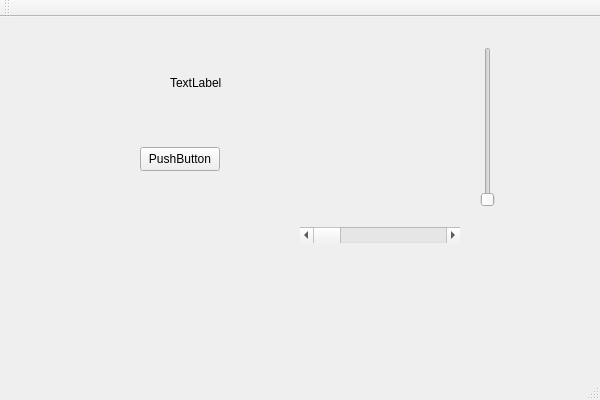
<?xml version="1.0" encoding="UTF-8"?>
<ui version="4.0">
 <class>QtWidgetsApplication1Class</class>
 <widget class="QMainWindow" name="QtWidgetsApplication1Class">
  <property name="geometry">
   <rect>
    <x>0</x>
    <y>0</y>
    <width>600</width>
    <height>400</height>
   </rect>
  </property>
  <property name="windowTitle">
   <string>QtWidgetsApplication1</string>
  </property>
  <widget class="QWidget" name="centralWidget">
   <widget class="QPushButton" name="pushButton">
    <property name="geometry">
     <rect>
      <x>140</x>
      <y>130</y>
      <width>80</width>
      <height>24</height>
     </rect>
    </property>
    <property name="text">
     <string>PushButton</string>
    </property>
   </widget>
   <widget class="QLabel" name="label">
    <property name="geometry">
     <rect>
      <x>170</x>
      <y>40</y>
      <width>131</width>
      <height>51</height>
     </rect>
    </property>
    <property name="text">
     <string>TextLabel</string>
    </property>
   </widget>
   <widget class="QScrollBar" name="horizontalScrollBar">
    <property name="geometry">
     <rect>
      <x>300</x>
      <y>210</y>
      <width>160</width>
      <height>16</height>
     </rect>
    </property>
    <property name="orientation">
     <enum>Qt::Horizontal</enum>
    </property>
   </widget>
   <widget class="QSlider" name="verticalSlider">
    <property name="geometry">
     <rect>
      <x>480</x>
      <y>30</y>
      <width>16</width>
      <height>160</height>
     </rect>
    </property>
    <property name="orientation">
     <enum>Qt::Vertical</enum>
    </property>
   </widget>
  </widget>
  <widget class="QMenuBar" name="menuBar">
   <property name="geometry">
    <rect>
     <x>0</x>
     <y>0</y>
     <width>600</width>
     <height>21</height>
    </rect>
   </property>
  </widget>
  <widget class="QToolBar" name="mainToolBar">
   <attribute name="toolBarArea">
    <enum>TopToolBarArea</enum>
   </attribute>
   <attribute name="toolBarBreak">
    <bool>false</bool>
   </attribute>
  </widget>
  <widget class="QStatusBar" name="statusBar"/>
 </widget>
 <layoutdefault spacing="6" margin="11"/>
 <resources/>
 <connections/>
</ui>
